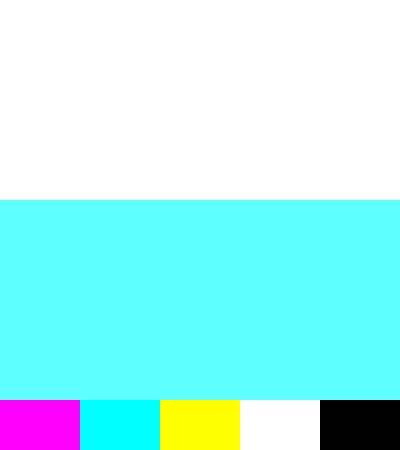
Frame 1 (no input)
Frame 60 (no input): identical to frame 1, image omitted
Frame 120 (the mouse pressed at the canvas centre since frame 60): identical to frame 1, image omitted

The p5.js sketch that drew this single still picture (run headless with seeded random() and noise() and a simulated clock; from frame 60 on, the mouse is pressed at the canvas centre):

// p5.js sketch
// ── sketch.js
let targetColor;
let your_color;
let buttons = [];
let buttonColors = ["magenta", "cyan", "yellow", "white", "black"];
let max_mix_colors = 3;
let solution = [];

function setup() {
  createCanvas(400, 450);

  generate_target();
  your_color = color(255);

  // Create buttons
  let buttonWidth = width / buttonColors.length;
  for (let i = 0; i < buttonColors.length; i++) {
    buttons.push(
      new Button(
        i * buttonWidth,
        height - 50,
        buttonWidth,
        50,
        color(buttonColors[i])
      )
    );
  }
}

function draw() {
  background(220);
  noStroke();

  // Draw top color
  fill(your_color);
  rect(0, 0, width, 200);

  // Draw target color
  fill(targetColor);
  rect(0, height - 250, width, 200);

  // Draw buttons
  for (let button of buttons) {
    button.show();
  }
}

function mouseClicked() {
  for (let button of buttons) {
    if (button.contains(mouseX, mouseY)) {
      if (your_color != button.color) {
        your_color = blendColors(your_color, button.color);
        let distance = dist(
          red(targetColor),
          green(targetColor),
          blue(targetColor),
          red(your_color),
          green(your_color),
          blue(your_color)
        );
        if (distance < 20) {
          console.info("Aeeee");
        }
      }
      break;
    }
  }
}

function generate_target() {
  let i = 0;
  let random_new_color = random(buttonColors);
  let generated_color = color(random_new_color);
  solution.push(random_new_color);

  while (i < max_mix_colors) {
    random_new_color = random(buttonColors);
    solution.push(random_new_color);
    generated_color = blendColors(generated_color, color(random_new_color));
    i++;
  }
  targetColor = generated_color;
  console.log(solution);
}

function blendColors(color1, color2) {
  let r = 0.5 * red(color1) + 0.5 * red(color2);
  let g = 0.5 * green(color1) + 0.5 * green(color2);
  let b = 0.5 * blue(color1) + 0.5 * blue(color2);
  return color(r, g, b);
}

class Button {
  constructor(x, y, w, h, color) {
    this.x = x;
    this.y = y;
    this.w = w;
    this.h = h;
    this.color = color;
  }

  show() {
    fill(this.color);
    rect(this.x, this.y, this.w, this.h);
  }

  contains(px, py) {
    return (
      px > this.x && px < this.x + this.w && py > this.y && py < this.y + this.h
    );
  }
}

// ── styles.css
body {
  background-color: black;
  height: 90vh;
}

.container {
  display: flex;
  flex-direction: column;
  align-items: center;
  min-width: 300px;
  height: 100%;
  margin: 32px;
  border-radius: 16px;
  border: 1px solid black inset;
  background-color: #ededed;
}

header {
  display: flex;
  align-items: center;
  justify-content: center;
  padding-top: 8px;
  width: 100%;
  background-color: #ff6b6b !important;
  color: black;
  border-radius: 16px 16px 0 0;
  border-bottom: 4px solid black;
}

main {
  display: flex;
  flex-direction: column;
  align-items: center;
  justify-content: center;
  padding: 8px;
}

.colors {
  margin-top: 32px;
}

.target {
  display: flex;
  align-items: end;
  justify-content: center;
  gap: 32px;
  margin-left: -32px;
}

.current {
  display: flex;
  align-items: end;
  justify-content: center;
  gap: 32px;
  margin-left: 32px;
  margin-top: -32px;
}

.color {
  width: 100px;
  height: 100px;
  border-radius: 8px;
}

.buttons {
  display: flex;
  gap: 8px;
  margin-top: 1rem;
}

#magenta::after {
  box-shadow: inset -4px -4px #cf2ca1;
}

#yellow::after {
  box-shadow: inset -4px -4px rgb(227, 167, 37);
}

#cyan::after {
  box-shadow: inset -4px -4px rgb(26, 180, 201);
}

#black {
  color: white;
}

#black::after {
  box-shadow: inset -4px -4px rgb(71, 71, 71) !important;
}

#magenta:active::after {
  box-shadow: inset 4px 4px #cf2ca1 !important;
}

#yellow:active::after {
  box-shadow: inset 4px 4px rgb(227, 167, 37) !important;
}

#cyan:active::after {
  box-shadow: inset 4px 4px rgb(26, 180, 201) !important;
}

#black:active::after {
  box-shadow: inset 4px 4px rgb(71, 71, 71) !important;
}

footer {
  display: flex;
  flex-direction: column;
  align-items: center;
  justify-content: center;
  gap: 16px;
  margin-top: auto;
  padding: 16px;
}

.waviy {
  position: relative;
  -webkit-box-reflect: below -20px linear-gradient(transparent, rgba(0, 0, 0, .2));
  font-size: 22px;
}

.waviy span {
  display: inline-block;
  position: relative;
  color: #000;
  font-family: 'Press Start 2P', cursive;
  text-transform: uppercase;
  animation: waviy 1s infinite;
  animation-delay: calc(.1s * var(--i));

}

@keyframes waviy {

  0%,
  40%,
  100% {
    transform: translateY(0)
  }

  20% {
    transform: translateY(-20px)
  }
}

.win-msg {}

#reset {
  margin-top: 32px;
}
